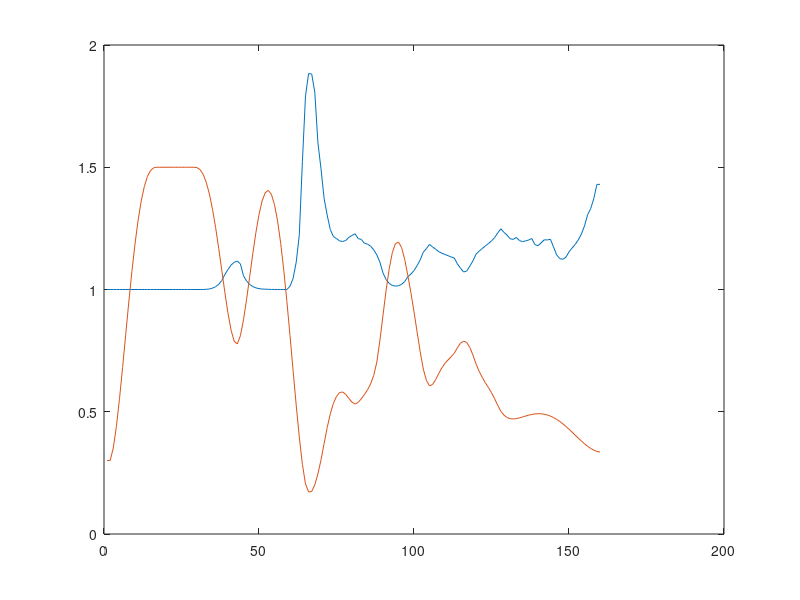

This chart was generated by the following MATLAB code:
clc;clear
A=[0 0.3 
0 0.301143 
0 0.352146 
0 0.440049 
0 0.553242 
0 0.681459 
0 0.815786 
0 0.948658 
0 1.07386 
0 1.18654 
0 1.28318 
0 1.36163 
0 1.42108 
0 1.46207 
0 1.4865 
0 1.49761 
0 1.5 
0 1.5 
0 1.5 
0 1.5 
0 1.5 
0 1.5 
0 1.5 
0 1.5 
0 1.5 
0 1.5 
0 1.5 
0 1.5 
0 1.5 
0 1.49857 
0 1.49009 
0.000116969 1.47069 
0.000700879 1.43783 
0.00230211 1.39035 
0.0055826 1.32842 
0.0113897 1.25356 
0.0210623 1.16865 
0.0367134 1.0779 
0.0617428 0.986896 
0.0819461 0.902559 
0.100047 0.833161 
0.111366 0.788494 
0.116261 0.777165 
0.104534 0.811239 
0.0561036 0.875985 
0.0345522 0.959956 
0.0205851 1.05306 
0.0118217 1.14654 
0.00659505 1.23301 
0.00360156 1.30644 
0.0019377 1.36195 
0.00131761 1.39578 
0.000696932 1.40535 
0.000366894 1.38921 
0.000192676 1.34703 
0.000101133 1.2796 
5.31463e-05 1.18883 
2.80026e-05 1.07773 
1.48126e-05 0.950345 
0.013183 0.811824 
0.0451905 0.668332 
0.111371 0.527055 
0.223645 0.396174 
0.523429 0.284692 
0.791998 0.204471 
0.883395 0.172066 
0.881189 0.174063 
0.807121 0.201154 
0.600273 0.246025 
0.493813 0.302999 
0.372597 0.369969 
0.30411 0.435423 
0.245045 0.491776 
0.216564 0.534605 
0.208203 0.56272 
0.19871 0.578721 
0.196307 0.580752 
0.200694 0.570764 
0.213459 0.553981 
0.221067 0.539471 
0.227935 0.531259 
0.208122 0.538669 
0.205013 0.552977 
0.189138 0.570192 
0.18563 0.589587 
0.177128 0.613709 
0.162565 0.64838 
0.141829 0.702698 
0.111821 0.791738 
0.0675077 0.894983 
0.0405571 0.996778 
0.0248921 1.08486 
0.016786 1.1503 
0.0140465 1.18748 
0.0155227 1.19412 
0.0212063 1.17124 
0.0326132 1.12321 
0.0522739 1.05769 
0.063034 0.98687 
0.077466 0.908878 
0.0975275 0.826337 
0.121123 0.745182 
0.152924 0.674645 
0.167082 0.628486 
0.184509 0.605799 
0.173881 0.611754 
0.164796 0.631933 
0.154783 0.65675 
0.148191 0.679882 
0.143249 0.698276 
0.13829 0.712143 
0.133052 0.725337 
0.128504 0.739634 
0.104816 0.761956 
0.0870412 0.780684 
0.0718317 0.788983 
0.0752053 0.783302 
0.0955095 0.763378 
0.116906 0.732231 
0.144334 0.696161 
0.156655 0.665709 
0.167463 0.641106 
0.178037 0.618736 
0.187924 0.599187 
0.198883 0.578101 
0.212294 0.553467 
0.231061 0.526595 
0.248368 0.502185 
0.234068 0.48623 
0.22233 0.476575 
0.207728 0.471794 
0.204912 0.470626 
0.213086 0.47197 
0.200209 0.474886 
0.195781 0.478591 
0.198743 0.482459 
0.20248 0.486017 
0.208502 0.488953 
0.183595 0.491004 
0.179188 0.491958 
0.190474 0.491655 
0.203348 0.489982 
0.202603 0.486875 
0.205807 0.482314 
0.174302 0.476323 
0.142017 0.468965 
0.126383 0.460341 
0.123407 0.45059 
0.131944 0.439886 
0.153729 0.428431 
0.169537 0.41646 
0.184557 0.404234 
0.202823 0.392038 
0.227145 0.380178 
0.260079 0.368982 
0.3057 0.35879 
0.331074 0.34996 
0.371916 0.342857 
0.429966 0.337858 
0.429966 0.335374 
    ];
y1=A(:,1)+1;
y2=A(:,2);
x=1:160;
plot(x,y1)
hold on
plot(x,y2)